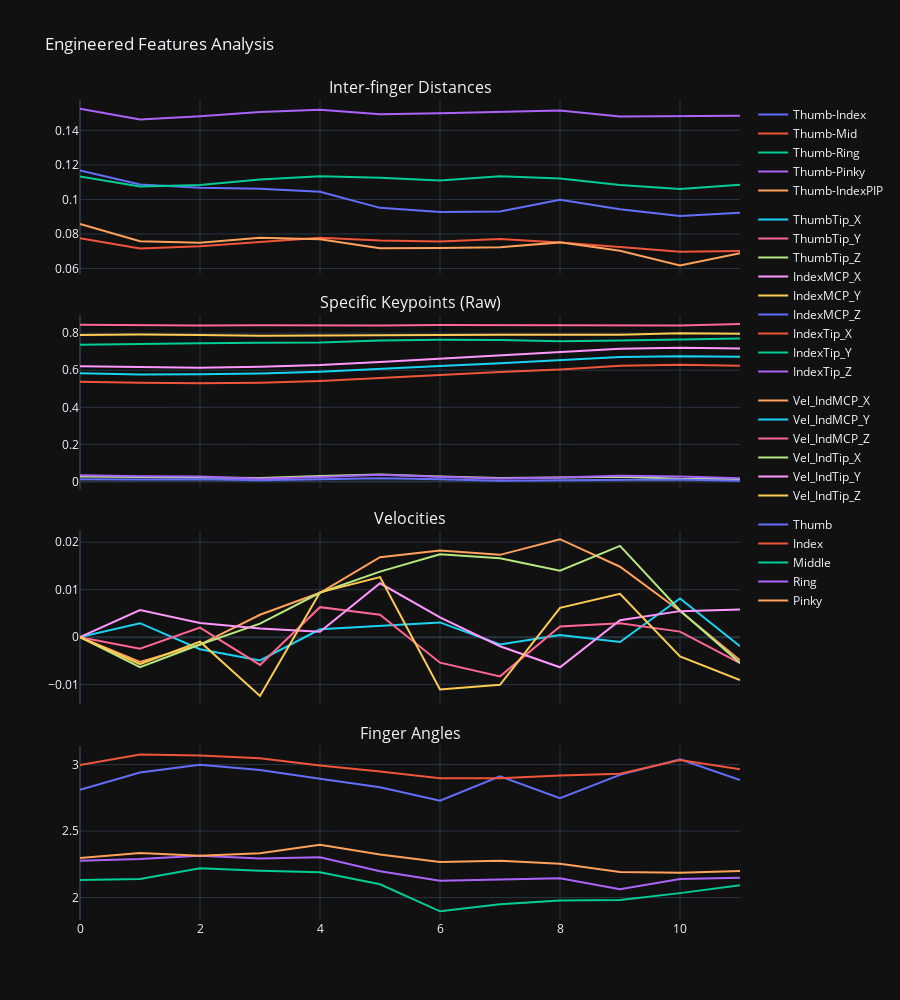
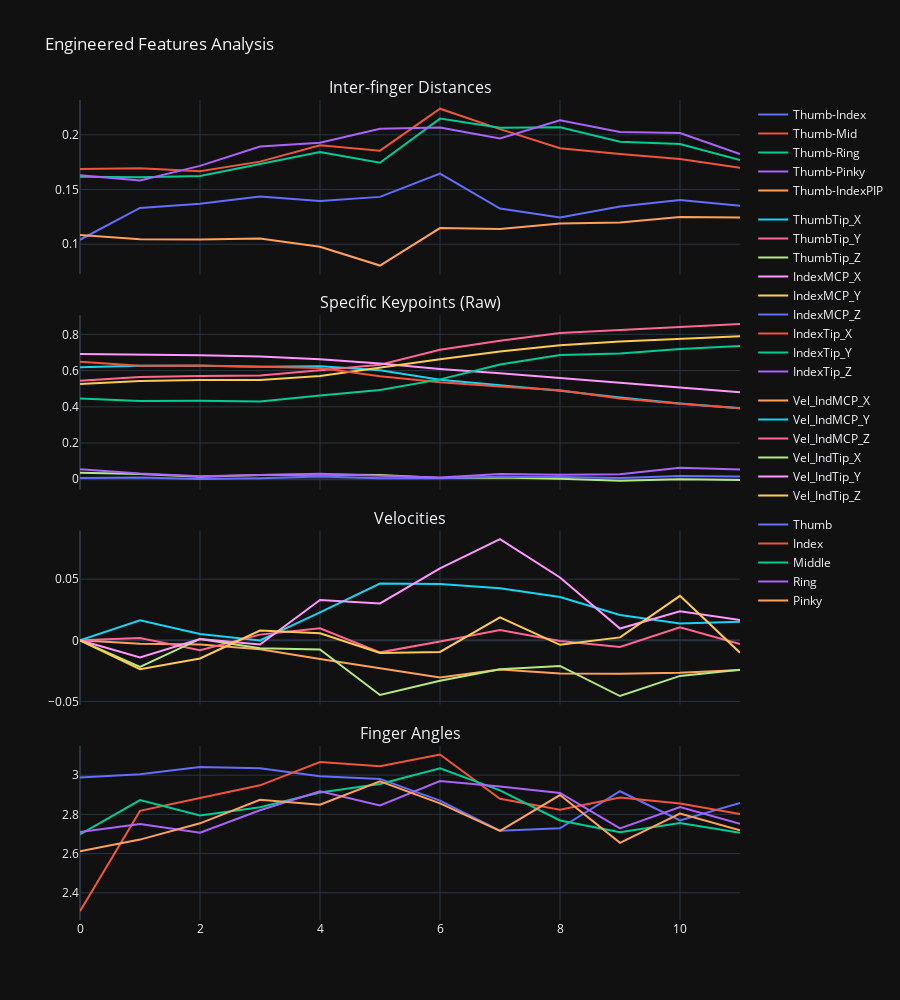
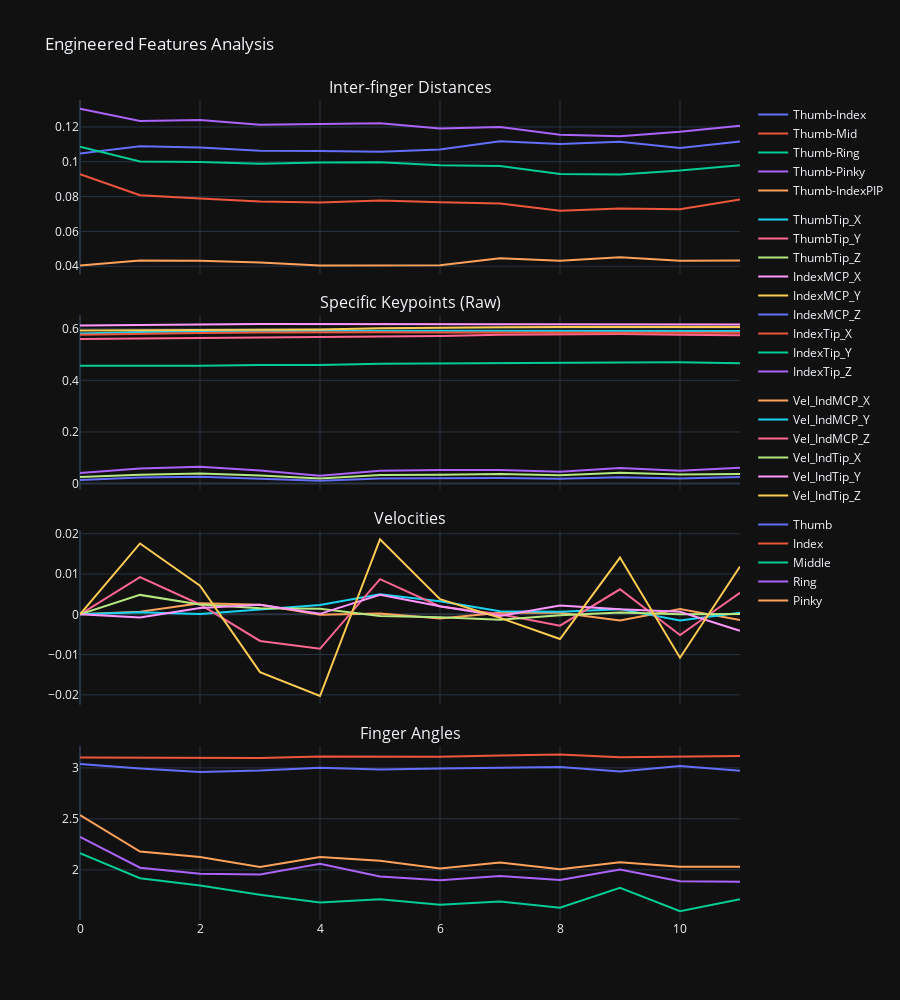
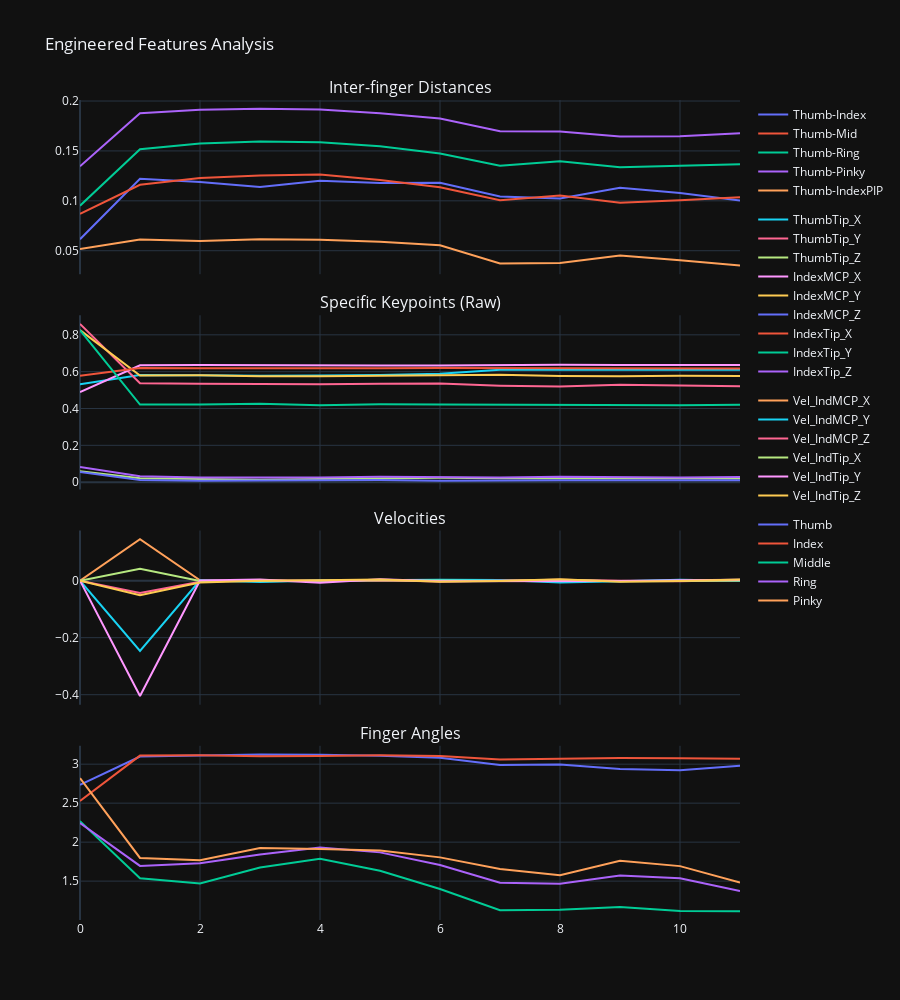

The code cell stored with these charts, in order, in its notebook:
### Markdown cell above
## Visualization of Misclassified Sequences
Iterate through the `misclassified` list to view animation and feature graphs.

### Code cell
def analyze_sample(sample_idx_in_list):
    if not misclassified:
        print("No errors to analyze.")
        return

    if sample_idx_in_list >= len(misclassified):
        print(f"Index {sample_idx_in_list} out of range (Total: {len(misclassified)})")
        return
        
    sample = misclassified[sample_idx_in_list]
    print(f"Analyzing Misclassified Sample #{sample_idx_in_list} (Dataset Index: {sample['index']})")
    print(f"True: {sample['true_label']} | Predicted: {sample['pred_label']} | Confidence: {sample['confidence']:.2f}")
    print(f"Raw data path: {sample['path']}")
    
    # 1. Animation (Matplotlib -> HTML JS)
    print("Generating Animation...")
    anim = FeatureVisualizer.create_gesture_animation(
        sample['data'], 
        title=f"True: {sample['true_label']} | Pred: {sample['pred_label']}"
    )
    display(HTML(anim.to_jshtml()))
    
    # 2. Features (Plotly Interactive)
    print("Generating Feature Plot...")
    fig = FeatureVisualizer.create_feature_plot(sample['data'])
    fig.show()

# Change index to view different failures (0, 1, 2, ...)
for idx, sample in enumerate(misclassified):
    analyze_sample(idx)
